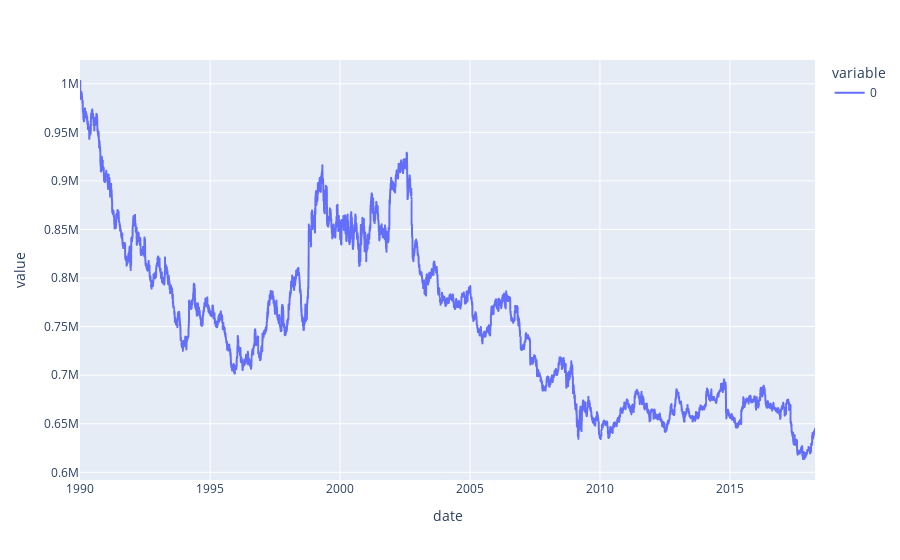

Write notebook code for a chart like this one.
### Code cell
portfolio.nav.plot()

### Figure 1 — Plotly figure (JSON) as saved in the notebook; plotly's stock layout.template omitted (floating-point values rounded to 4 significant figures; data arrays with more than 128 entries replaced by an {"elided": "..."} marker saying what was removed)
{"data": [{"hovertemplate": "variable=0<br>date=%{x}<br>value=%{y}<extra></extra>", "legendgroup": "0", "line": {"color": "#636efa", "dash": "solid"}, "marker": {"symbol": "circle"}, "mode": "lines", "name": "0", "showlegend": true, "type": "scattergl", "x": {"elided": "7126 str values"}, "xaxis": "x", "y": {"elided": "7126 float values"}, "yaxis": "y"}], "layout": {"autosize": true, "legend": {"title": {"text": "variable"}, "tracegroupgap": 0}, "margin": {"t": 60}, "xaxis": {"anchor": "y", "autorange": true, "domain": [0, 1], "range": ["1989-12-29", "2018-04-11"], "title": {"text": "date"}, "type": "date"}, "yaxis": {"anchor": "x", "autorange": true, "domain": [0, 1], "range": [592100.0, 1024000.0], "title": {"text": "value"}, "type": "linear"}}}
